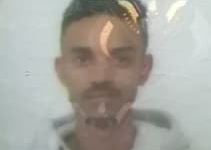
#> input picture ai/card_verification/runtime/photo_crop.png, 211 x 150 px
$ python generate_synthetic_data.py --ref card_verification/runtime/photo_crop.png --out out
#> lines starting #> are read from the running program, lines starting #| are printed output that depends on the picture; after the words box and inside, x2 and y2 are one past the last pixel; in counts of white or black regions, pixels touching at a corner belong together
# -*- coding: utf-8 -*-
"""
Watheq Synthetic Data Generator (v3 — RGB + Color Augmentation)

Generates genuine augmentations and synthetic forgeries from reference images.
Supports both color (RGB) and grayscale references.  Alpha channels are
stripped automatically so transparent PNGs don't crash.

Usage:
    python ai/generate_synthetic_data.py --ref logo.png --out training/identity/logo
"""

from __future__ import annotations

import argparse
import random
from pathlib import Path

import cv2
import numpy as np


def ensure_dir(p: Path):
    p.mkdir(parents=True, exist_ok=True)


def safe_read(path: Path) -> np.ndarray:
    """Read image handling alpha channels and Unicode paths."""
    img = cv2.imdecode(np.fromfile(str(path), dtype=np.uint8), cv2.IMREAD_UNCHANGED)
    if img is None:
        raise SystemExit(f"Cannot read: {path}")
    # Strip alpha channel if present (BGRA → BGR)
    if img.ndim == 3 and img.shape[2] == 4:
        alpha = img[:, :, 3]
        bgr = img[:, :, :3]
        alpha_f = alpha.astype(np.float32) / 255.0
        white = np.full_like(bgr, 255, dtype=np.uint8)
        for c in range(3):
            bgr[:, :, c] = (bgr[:, :, c].astype(np.float32) * alpha_f +
                            white[:, :, c].astype(np.float32) * (1.0 - alpha_f)).astype(np.uint8)
        img = bgr
    # If grayscale, convert to BGR for uniform pipeline
    if img.ndim == 2:
        img = cv2.cvtColor(img, cv2.COLOR_GRAY2BGR)
    return img


def resize_max(img: np.ndarray, max_side: int = 512) -> np.ndarray:
    h, w = img.shape[:2]
    s = max(h, w)
    if s <= max_side:
        return img
    r = max_side / s
    return cv2.resize(img, (int(w * r), int(h * r)), interpolation=cv2.INTER_AREA)


def affine(img: np.ndarray, ang: float = 0, sc: float = 1.0,
           tx: float = 0, ty: float = 0) -> np.ndarray:
    h, w = img.shape[:2]
    M = cv2.getRotationMatrix2D((w / 2, h / 2), ang, sc)
    M[:, 2] += [tx, ty]
    border = (255, 255, 255) if img.ndim == 3 else 255
    return cv2.warpAffine(img, M, (w, h), flags=cv2.INTER_LINEAR,
                          borderMode=cv2.BORDER_CONSTANT, borderValue=border)


def add_gauss_noise(img: np.ndarray, sigma: float = 5) -> np.ndarray:
    noise = np.random.normal(0, sigma, img.shape).astype(np.float32)
    return np.clip(img.astype(np.float32) + noise, 0, 255).astype(np.uint8)


def random_hsv_shift(img: np.ndarray) -> np.ndarray:
    """Random hue/saturation/value shift for color augmentation."""
    hsv = cv2.cvtColor(img, cv2.COLOR_BGR2HSV).astype(np.float32)
    hsv[:, :, 0] = (hsv[:, :, 0] + random.uniform(-8, 8)) % 180
    hsv[:, :, 1] = np.clip(hsv[:, :, 1] * random.uniform(0.85, 1.15), 0, 255)
    hsv[:, :, 2] = np.clip(hsv[:, :, 2] * random.uniform(0.90, 1.10), 0, 255)
    return cv2.cvtColor(hsv.astype(np.uint8), cv2.COLOR_HSV2BGR)


# ──────────────── genuine augmentations ────────────────

def aug_genuine(base: np.ndarray) -> np.ndarray:
    """Produce a genuine-looking augmentation preserving color."""
    img = base.copy()
    # Geometric
    ang = random.uniform(-7, 7)
    sc = random.uniform(0.92, 1.08)
    tx = random.uniform(-0.03 * img.shape[1], 0.03 * img.shape[1])
    ty = random.uniform(-0.03 * img.shape[0], 0.03 * img.shape[0])
    img = affine(img, ang, sc, tx, ty)
    # Blur
    if random.random() < 0.5:
        k = random.choice([3, 5])
        img = cv2.GaussianBlur(img, (k, k), 0)
    # Noise
    if random.random() < 0.4:
        img = add_gauss_noise(img, sigma=random.uniform(2, 7))
    # Brightness/contrast
    if random.random() < 0.6:
        alpha = random.uniform(0.88, 1.12)
        beta = random.uniform(-12, 12)
        img = np.clip(alpha * img.astype(np.float32) + beta, 0, 255).astype(np.uint8)
    # Color jitter (hue/sat/val)
    if random.random() < 0.5 and img.ndim == 3:
        img = random_hsv_shift(img)
    # JPEG compression artifact
    if random.random() < 0.3:
        quality = random.randint(60, 85)
        enc = cv2.imencode('.jpg', img, [cv2.IMWRITE_JPEG_QUALITY, quality])[1]
        img = cv2.imdecode(enc, cv2.IMREAD_COLOR)
    return img


# ──────────────── forgery augmentations ────────────────

def aug_freehand(base: np.ndarray) -> np.ndarray:
    """Simulate a hand-drawn copy (loses fine color detail)."""
    gray = cv2.cvtColor(base, cv2.COLOR_BGR2GRAY) if base.ndim == 3 else base
    th = cv2.adaptiveThreshold(
        gray, 255, cv2.ADAPTIVE_THRESH_MEAN_C, cv2.THRESH_BINARY_INV, 35, 15)
    th = cv2.erode(th, np.ones((2, 2), np.uint8), iterations=1)
    th = cv2.dilate(th, np.ones((2, 2), np.uint8), iterations=1)
    result = 255 - th
    if base.ndim == 3:
        colored = cv2.cvtColor(result, cv2.COLOR_GRAY2BGR)
        tint = random.choice([(245, 240, 235), (235, 240, 245), (240, 245, 235)])
        for c in range(3):
            colored[:, :, c] = np.clip(
                colored[:, :, c].astype(np.float32) * tint[c] / 255.0,
                0, 255).astype(np.uint8)
        return colored
    return result


def aug_tracing(base: np.ndarray) -> np.ndarray:
    """Simulate an edge-traced copy."""
    gray = cv2.cvtColor(base, cv2.COLOR_BGR2GRAY) if base.ndim == 3 else base
    edges = cv2.Canny(gray, 60, 140)
    edges = cv2.dilate(edges, np.ones((2, 2), np.uint8), iterations=1)
    h, w = gray.shape[:2]
    if base.ndim == 3:
        canvas = np.full((h, w, 3), 255, np.uint8)
        ys, xs = np.where(edges > 0)
        canvas[ys, xs] = [0, 0, 0]
        return cv2.GaussianBlur(canvas, (3, 3), 0)
    else:
        canvas = np.full((h, w), 255, np.uint8)
        canvas[np.where(edges > 0)] = 0
        return cv2.GaussianBlur(canvas, (3, 3), 0)


def aug_digital(base: np.ndarray) -> np.ndarray:
    """Simulate a digital manipulation (resize + JPEG artifacts)."""
    img = base.copy()
    h, w = img.shape[:2]
    rw = int(w * random.uniform(0.85, 1.2))
    rh = int(h * random.uniform(0.9, 1.15))
    img = cv2.resize(img, (rw, rh), interpolation=cv2.INTER_NEAREST)
    img = cv2.GaussianBlur(img, (0, 0), 1.2)
    img = cv2.addWeighted(img, 1.6, cv2.GaussianBlur(img, (0, 0), 2.0), -0.6, 0)
    if img.ndim == 3:
        canvas = np.full((max(rh, h), max(rw, w), 3), 255, np.uint8)
    else:
        canvas = np.full((max(rh, h), max(rw, w)), 255, np.uint8)
    y0 = random.randint(0, canvas.shape[0] - rh)
    x0 = random.randint(0, canvas.shape[1] - rw)
    canvas[y0:y0 + rh, x0:x0 + rw] = img
    quality = random.randint(30, 65)
    enc = cv2.imencode('.jpg', canvas, [cv2.IMWRITE_JPEG_QUALITY, quality])[1]
    return cv2.imdecode(enc, cv2.IMREAD_COLOR if base.ndim == 3 else cv2.IMREAD_GRAYSCALE)


def aug_color_forge(base: np.ndarray) -> np.ndarray:
    """Simulate color-shifted forgery (wrong printer / scanner)."""
    if base.ndim != 3:
        return aug_digital(base)
    img = base.copy()
    shift_type = random.choice(["channel_swap", "heavy_tint", "desaturate"])
    if shift_type == "channel_swap":
        channels = list(range(3))
        random.shuffle(channels)
        img = img[:, :, channels]
    elif shift_type == "heavy_tint":
        tint = np.array([random.randint(180, 255) for _ in range(3)], dtype=np.float32) / 255.0
        for c in range(3):
            img[:, :, c] = np.clip(img[:, :, c].astype(np.float32) * tint[c], 0, 255).astype(np.uint8)
    else:
        gray = cv2.cvtColor(img, cv2.COLOR_BGR2GRAY)
        img = cv2.cvtColor(gray, cv2.COLOR_GRAY2BGR)
        img = add_gauss_noise(img, sigma=random.uniform(5, 15))
    ang = random.uniform(-3, 3)
    sc = random.uniform(0.95, 1.05)
    img = affine(img, ang, sc)
    return img


def generate_separate(ref_path: Path, out_root: Path,
                      n_genuine: int = 400, n_forged: int = 400):
    """
    Generate augmented genuine + forged training data from a reference image.

    Args:
        ref_path: Path to the clean reference image
        out_root: Output directory (will create out_genuine/ and out_forged/)
        n_genuine: Number of genuine augmentations
        n_forged: Number of forged samples
    """
    img = safe_read(ref_path)
    img = resize_max(img, 512)

    gen_dir = out_root / "out_genuine"
    forg_dir = out_root / "out_forged"
    ensure_dir(gen_dir)
    ensure_dir(forg_dir)

    gen_list = []
    forg_list = []

    # Genuine augmentations (color preserved)
    for i in range(n_genuine):
        g = aug_genuine(img)
        p = gen_dir / f"g_{i:04d}.png"
        cv2.imwrite(str(p), g)
        gen_list.append(str(p).replace("\\", "/"))

    # Forged samples — 4 types split evenly
    forgery_types = [
        ("ff", aug_freehand),
        ("ft", aug_tracing),
        ("fd", aug_digital),
        ("fc", aug_color_forge),
    ]
    each = n_forged // len(forgery_types)
    leftover = n_forged - each * len(forgery_types)

    for code, func in forgery_types:
        n_here = each + (1 if leftover > 0 else 0)
        leftover -= 1 if leftover > 0 else 0
        for i in range(n_here):
            f = func(img)
            p = forg_dir / f"{code}_{i:04d}.png"
            cv2.imwrite(str(p), f)
            forg_list.append(str(p).replace("\\", "/"))

    # Write manifests
    (out_root / "genuine.txt").write_text("\n".join(gen_list), encoding="utf-8")
    (out_root / "forged.txt").write_text("\n".join(forg_list), encoding="utf-8")
    print(f"Done. Saved: {len(gen_list)} genuine, {len(forg_list)} forged")
    print(f"Folders: {gen_dir} | {forg_dir}")


def main():
    ap = argparse.ArgumentParser(description="Watheq Synthetic Data Generator v3")
    ap.add_argument("--ref", required=True, help="Path to clean reference image")
    ap.add_argument("--out", required=True, help="Output root directory")
    ap.add_argument("--num_genuine", type=int, default=400)
    ap.add_argument("--num_forged", type=int, default=400)
    args = ap.parse_args()
    generate_separate(Path(args.ref), Path(args.out), args.num_genuine, args.num_forged)
#> in safe_read, img is the input picture: shape (150, 211, 3); mean B, G, R 159.2, 166.3, 167.3
#> in affine, `return cv2.warpAffine(img, M, (w, h), flags=cv2.INTER_LINEAR, borderMo..`:
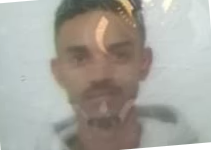
#> returned value: shape (150, 211, 3); mean of channels 0, 1, 2 158.3, 165.5, 167.4; drawn as B, G, R
#> in random_hsv_shift, `hsv = cv2.cvtColor(img, cv2.COLOR_BGR2HSV).astype(np.float32)`:
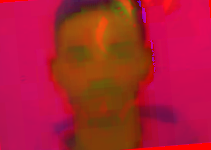
#> hsv: shape (150, 211, 3) float32; mean B, G, R 52, 30.5, 172.6
#> in generate_separate, `each = n_forged // len(forgery_types)`: each = 100
#> in generate_separate, `leftover = n_forged - each * len(forgery_types)`: leftover = 0
#> the loop in generate_separate, `for code, func in forgery_types:` made 4 passes
#> (code, n_here) on pass 1: ('ff', 100)
#> code on pass 2: 'ft'
#> pass 1, in aug_freehand, `gray = cv2.cvtColor(base, cv2.COLOR_BGR2GRAY) if base.ndim == 3 else b..`:
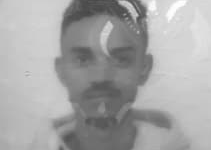
#> gray: shape (150, 211); min 67, max 254, mean 165.8
#> pass 1, in aug_freehand, `th = cv2.adaptiveThreshold( gray, 255, cv2.ADAPTIVE_THRESH_MEAN_C, cv2..`:
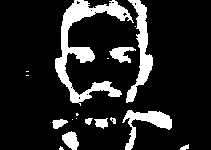
#> th: shape (150, 211); 14.6% white; 18 white regions (8 under 20 px), largest, box (x1, y1, x2, y2) and area: (55, 0, 134, 106) 2179, (126, 0, 153, 103) 990, (122, 110, 172, 150) 676
#> pass 1, in aug_freehand, `th = cv2.erode(th, np.ones((2, 2), np.uint8), iterations=1)`:
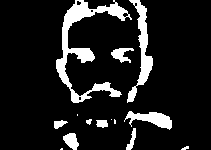
#> th: shape (150, 211); 11.9% white; 14 white regions (4 under 20 px), largest, box (x1, y1, x2, y2) and area: (56, 0, 132, 103) 1803, (127, 0, 153, 103) 834, (124, 111, 172, 130) 452
#> pass 1, in aug_freehand, `th = cv2.dilate(th, np.ones((2, 2), np.uint8), iterations=1)`:
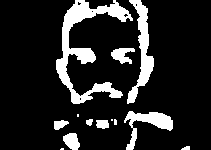
#> th: shape (150, 211); 14.4% white; 13 white regions (4 under 20 px), largest, box (x1, y1, x2, y2) and area: (56, 0, 133, 104) 2164, (127, 0, 154, 104) 997, (124, 111, 173, 150) 665


if __name__ == "__main__":
    main()
